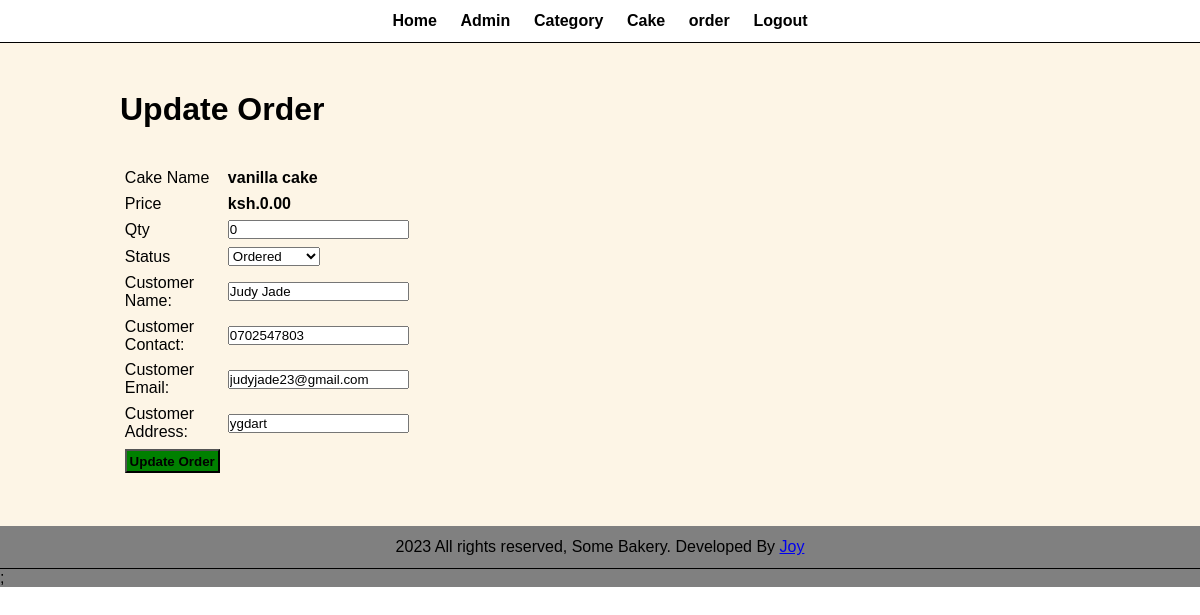
The app's page /admin/update-order.php?id=45 (signed in) with its own data.
### tables this page shows
CREATE TABLE tbl_order (
  id INT PRIMARY KEY,
  cake VARCHAR(255) NOT NULL,
  price DECIMAL(10,2) NOT NULL,
  qty INT NOT NULL,
  total DECIMAL(10,2) NOT NULL,
  order_date DATETIME NOT NULL,
  status varchar(50),
  customer_name VARCHAR(255) NOT NULL,
  customer_contact VARCHAR(15) NOT NULL,
  customer_email VARCHAR(255) NOT NULL,
  customer_address TEXT NOT NULL
);

### admin/update-order.php (the view, shortened to what this page needs)
<?php include('partials/menu.php')?>
<div class="main-content">
    <div class="wrapper">
        <h1>Update Order</h1>
        <br><br>
        <?php
            if(isset($_GET['id']))
            {
                $id=$_GET['id'];
                $sql="SELECT * FROM tbl_order WHERE id=$id";
                $res=mysqli_query($conn, $sql);
                $count=mysqli_num_rows($res);
                if($count==1)
                {
                    $row=mysqli_fetch_assoc($res);
                    $cake=$row['cake'];
                    $price=$row['price'];
                    $qty=$row['qty'];
                    $status=$row['status'];
                    $customer_name=$row['customer_name'];
                    $customer_contact=$row['customer_contact'];
                    $customer_email=$row['customer_email'];
                    $customer_address=$row['customer_address'];
                }
                else
                {
                    header('location:'.SITEURL.'admin/manage-order.php');
                }
            }
            else
            {
                header('location:'.SITEURL.'admin/manage-order.php');
            }
        ?>
        <form action="" method="POST">
            <table class="tbl-30">
                <tr>
                    <td>Cake Name</td>
                    <td><b><?php echo $cake; ?></b></td>
                </tr>
                <tr>
                    <td>Price</td>
                    <td>
                        <b>ksh.<?php echo $price; ?></b>
                    </td>
                </tr>
                <tr>
                    <td>Qty</td>
                    <td>
                        <input type="number" name="qty" value="<?php echo $qty; ?>">
                    </td>
                </tr>
                <tr>
                    <td>Status</td>
                    <td>
                        <select name="status">
                            <option <?php if($status=="Ordered"){echo "selected";} ?> value="Ordered">Ordered</option>
                        </select>
                    </td>
                </tr>
                <tr>
                    <td>Customer Name:</td>
                    <td>
                        <input type="text" name="customer_name" value="<?php echo $customer_name; ?>">
                    </td>
                </tr>
                <tr>
                    <td>Customer Contact:</td>
                    <td>
                        <input type="text" name="customer_contact" value="<?php echo $customer_contact; ?>">
                    </td>
                </tr>
                <tr>
                    <td>Customer Email:</td>
                    <td>
                        <input type="text" name="customer_email" value="<?php echo $customer_email; ?>">
                    </td>
                </tr>
                <tr>
                    <td>Customer Address:</td>
                    <td>
                    <input type="text" name="customer_address" value="<?php echo $customer_address; ?>">
                    </td>
                </tr>
                <tr>
                    <td colspan="2">
                        <input type="submit" name="submit" value="Update Order" class="btn-secondary">
                    </td>
                </tr>
            </table>
        </form>
    </div>
</div>
<?php include('partials/footer.php') ?>;

### css/admin.css (style rules this page uses)
* { margin: 0; padding: 0; font-family: Arial, Helvetica, sans-serif; }
.wrapper { padding: 1%; width: 80%; margin: 0 auto; }
.tbl-30 { width: 30%; }
table tr td { padding: 1%; }
.btn-secondary { background-color: green; padding: 1%; color: black; text-decoration: none; font-weight: bold; }
.main-content { background-color: oldlace; padding: 3% 0; }

### records on screen
tbl_order: cake "vanilla cake", price "0.00", qty "0", customer_name "Judy Jade", customer_contact "0702547803", customer_email "judyjade23@gmail.com", customer_address "ygdart"
